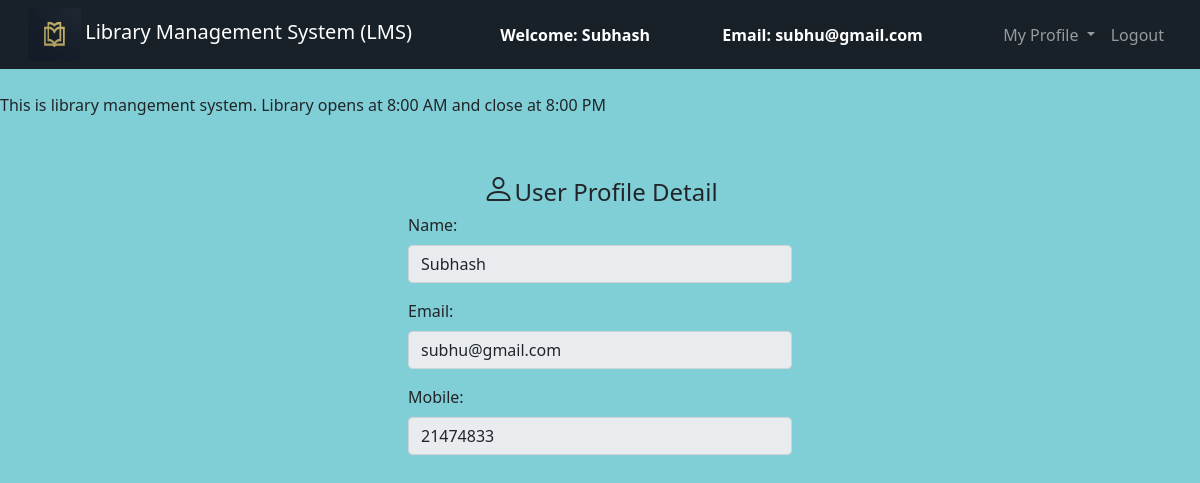
The page /view_profile.php (signed in) on the database its author committed.
### tables this page shows
CREATE TABLE `users` (
  `id` int(11) NOT NULL,
  `name` varchar(50) NOT NULL,
  `email` varchar(100) NOT NULL,
  `password` varchar(100) NOT NULL,
  `mobile` int(10) NOT NULL,
  `address` varchar(250) NOT NULL
);

### view_profile.php (the view, shortened to what this page needs)
<?php
	$connection = mysqli_connect("localhost:3308","root","");
	$name = "";
	$email = "";
	$mobile = "";
	$query = "select * from users where email = '$_SESSION[email]'";
	$query_run = mysqli_query($connection,$query);
	while ($row = mysqli_fetch_assoc($query_run)){
		$name = $row['name'];
		$email = $row['email'];
		$mobile = $row['mobile'];
	}
?>
<!DOCTYPE html>
<html>
<head>
	<link rel="stylesheet" type="text/css" href="bootstrap-4.4.1/css/bootstrap.min.css">
    <link rel="stylesheet" href="https://cdn.jsdelivr.net/npm/bootstrap@5.0.2/dist/css/bootstrap.min.css">
    <link rel="stylesheet" href="https://cdn.jsdelivr.net/npm/bootstrap-icons@1.5.0/font/bootstrap-icons.css">
</head>
<body style="background-color: #80ced6;">
	<nav class="navbar navbar-expand-lg navbar-dark bg-dark" style="background-color:#192128 !important;">
		<div class="container-fluid">
			<div class="navbar-header">
			    <img src="assets/librarylogo.jpg" alt="books" width="53px" height="53px">
				<a class="navbar-brand" href="user_dashboard.php">Library Management System (LMS)</a>
			</div>
			<font style="color: white"><span><strong>Welcome: <?php echo $_SESSION['name'];?></strong></span></font>
			<font style="color: white"><span><strong>Email: <?php echo $_SESSION['email'];?></strong></font>
		    <ul class="nav navbar-nav navbar-right">
		      <li class="nav-item dropdown">
	        	<a class="nav-link dropdown-toggle" data-toggle="dropdown">My Profile </a>
		      </li>
		      <li class="nav-item">
		        <a class="nav-link" href="logout.php">Logout</a>
		      </li>
		    </ul>
		</div>
	</nav><br>
	<span><marquee>This is library mangement system. Library opens at 8:00 AM and close at 8:00 PM</marquee></span><br><br>
		<center><i class="bi bi-person" style="font-size: xx-large;"></i><h4 style="display: inline;">User Profile Detail</h4><br></center>
		<div class="row">
			<div class="col-md-4"></div>
			<div class="col-md-4">
				<form>
					<div class="form-group">
						<label for="name">Name:</label>
						<input type="text" class="form-control" value="<?php echo $name;?>" disabled>
					</div>
					<div class="form-group">
						<label for="email">Email:</label>
						<input type="text" value="<?php echo $email;?>" class="form-control" disabled>
					</div>
					<div class="form-group">
						<label for="mobile">Mobile:</label>
						<input type="text" value="<?php echo $mobile;?>" class="form-control" disabled>
					</div>
				</form>
			</div>
			<div class="col-md-4"></div>
		</div>
</body>
</html>

### rows shown on the page
users: name "Subhash", email "subhu@gmail.com", mobile "21474833"

### other values the page prints
$_SESSION['name'] "Subhash"
$_SESSION['email'] "subhu@gmail.com"
